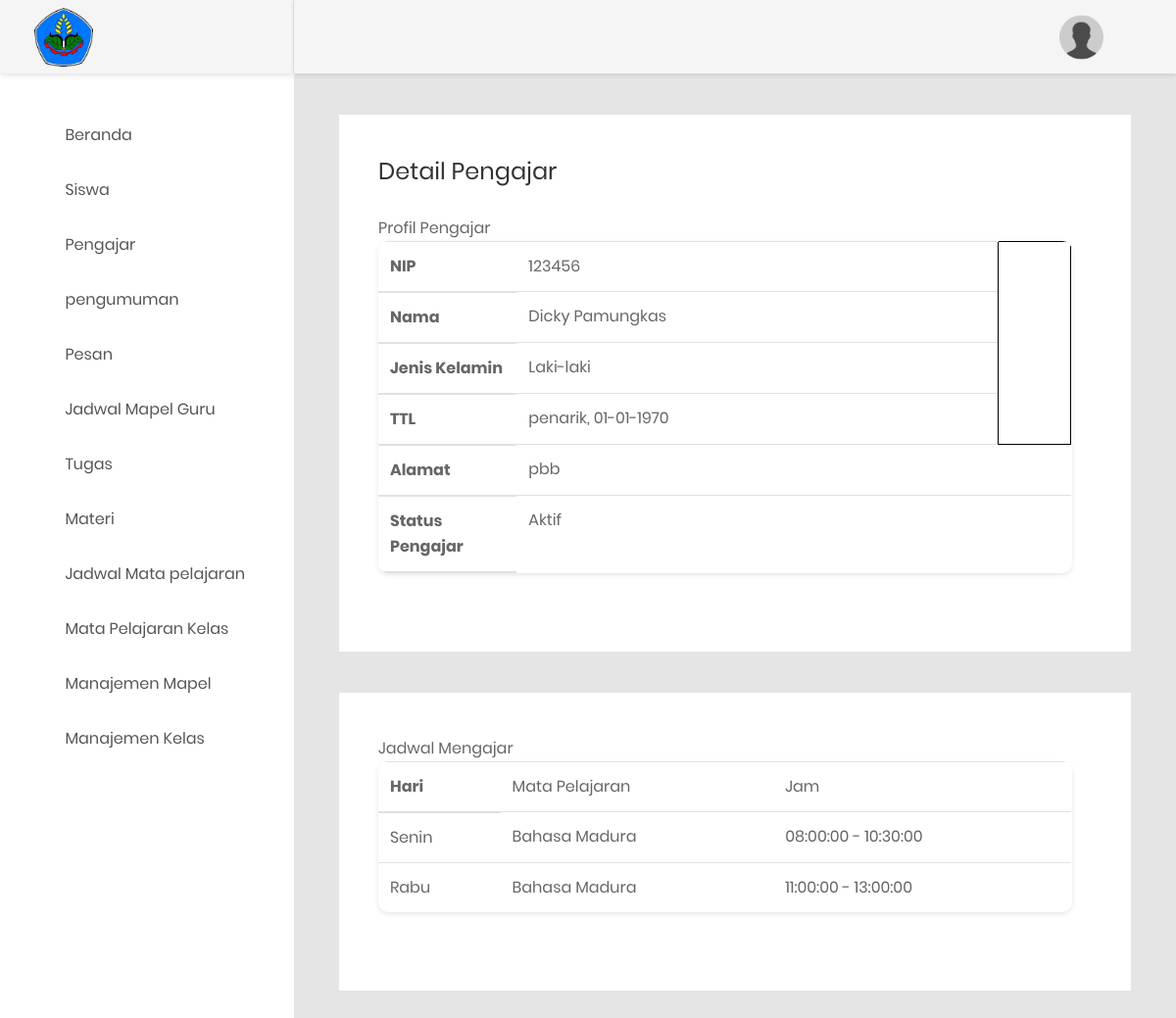
Screenshot of /e-learning/admin/detailFilterPengajar/2 with the database file from the repository.
### tables this page shows
CREATE TABLE `el_pengajar` (
  `id` int(11) NOT NULL,
  `nip` varchar(45) DEFAULT NULL,
  `nama` varchar(100) NOT NULL,
  `jenis_kelamin` varchar(9) NOT NULL,
  `tempat_lahir` varchar(45) NOT NULL,
  `tgl_lahir` date DEFAULT NULL,
  `alamat` varchar(255) NOT NULL,
  `foto` text DEFAULT NULL,
  `status_id` tinyint(1) NOT NULL COMMENT '0=pending, 1=aktif, 2=blok',
  `id_mapel` varchar(255) DEFAULT NULL
);

CREATE TABLE `el_mapel_ajar` (
  `id` int(11) NOT NULL,
  `hari_id` tinyint(1) NOT NULL COMMENT '1=senin,2=selasa,3=rabu,4=kamis,5=jum''at,6=sabtu,7=minggu',
  `jam_mulai` time NOT NULL,
  `jam_selesai` time NOT NULL,
  `pengajar_id` int(11) NOT NULL,
  `mapel_kelas_id` int(11) NOT NULL,
  `aktif` tinyint(1) NOT NULL DEFAULT 1 COMMENT '1 = aktif 0 = tidak'
);

CREATE TABLE `el_mapel` (
  `id` int(11) NOT NULL,
  `nama` varchar(255) NOT NULL,
  `info` text DEFAULT NULL,
  `aktif` tinyint(1) NOT NULL DEFAULT 1 COMMENT '1 = ya, 0 = tidak'
);

### e-learning/application/controllers/Admin.php (called while the page is built, shortened)
<?php
class admin extends CI_Controller {
	function __construct(){
		$this->load->model('Admin_model');
	}
    public function detailFilterPengajar($id)
    {
        $data['nama'] = $this->session->userdata('nama');
        $data['pengajar']=$this->siswa_model->view_where('el_pengajar',array('id'=>$id))->result();
        $data['jadwal']=$this->siswa_model->jadwalPengajar($id)->result();
        $this->load->view('part/header');
        $this->load->view('part/sidebaradmin',$data);
        $this->load->view('admin/detailFilterPengajar',$data);
        $this->load->view('part/footer');
    }
}
?>

### e-learning/index.php (called while the page is built, shortened)
<?php
require_once BASEPATH.'core/CodeIgniter.php';

### e-learning/application/models/Siswa_model.php (called while the page is built, shortened)
<?php
    class siswa_model extends CI_Model{
        public function view_where($table,$where)
        {
            return  $this->db->get_where($table,$where);
        }
        public function jadwalPengajar($id)
        {
            return $this->db->query('SELECT
            el_mapel_ajar.hari_id,
            el_mapel_ajar.jam_mulai,
            el_mapel_ajar.jam_selesai,
            el_mapel_ajar.pengajar_id,
            el_mapel_ajar.mapel_kelas_id,
            el_pengajar.nama,
            el_mapel_ajar.aktif,
            el_mapel.nama AS pelajaran,
            el_mapel_kelas.kelas_id
            FROM
            el_mapel_ajar
            JOIN el_pengajar ON el_mapel_ajar.pengajar_id = el_pengajar.id
            JOIN el_mapel_kelas ON el_mapel_ajar.mapel_kelas_id = el_mapel_kelas.id
            INNER JOIN el_mapel ON el_mapel_kelas.mapel_id = el_mapel.id
            WHERE el_mapel_ajar.pengajar_id = '.$id.'
            ORDER BY
            el_mapel_ajar.hari_id ASC
            ');
        }
    }
?>

### e-learning/application/views/admin/detailFilterPengajar.php (the view, shortened to what this page needs)
<div class="main-content">
    <div class="section__content section__content--p30">
        <div class="container-fluid">
            <div class="map-data m-b-40">
                <h3 class="title-3 m-b-30">Detail Pengajar</h3>
                <span class="span7">Profil Pengajar</span>
                <div class="mx-auto d-block">
                <div class="table-responsive table--no-card m-b-40">
                    <table class="table">
                    <?php foreach ($pengajar as $key) {?>
                        <thead>
                            <tr>
                                <th width="20%">NIP</th>
                                <td><?=$key->nip?></td>
                                <td rowspan="4" style="border: 1px solid black"></td>
                            </tr>
                            <tr>
                            	<th>Nama</th>
                                <td><?=$key->nama?></td>
                            </tr>
                            <tr>
                                <th>Jenis Kelamin</th>
                                <td><?=$key->jenis_kelamin?></td>
                            </tr>
                            <tr>
                                <th>TTL</th>
                                <td colspan="2"><?=$key->tempat_lahir?>, <?=date('d-m-Y',strtotime($key->tempat_lahir))?></td>
                            </tr>
                            <tr>
                                <th>Alamat</th>
                            	<td colspan="2"><?=$key->alamat?></td>
							</tr>
                            <tr>
                                <th>Status Pengajar</th>
                                <td colspan="2">
                                    <?php
                                   	if ($key->status_id==0) {
                                        echo "Pending";
                                    }elseif ($key->status_id==1) {
                                        echo "Aktif";
                                    }elseif ($key->status_id==2) {
                                        echo "Blok";
                                    }elseif ($key->status_id==3) {
                                        echo "Alumni";
                                    }elseif ($key->status_id==4) {
                                        echo "Deleted";
                                    } ?>
                                </td>
                            </tr>
                        </thead>
                        <?php }?>
                    </table>
                </div>
                </div>
            </div>
            <div class="map-data m-b-40">
            	<span class="span7">Jadwal Mengajar</span>
                    <div class="table-responsive table--no-card m-b-40">
                        <table class="table">
                            <thead>
                                <tr>
                                    <th>Hari</th>
                                    <td>Mata Pelajaran</td>
                                    <td>Jam</td>
                            	</tr>
                            	<?php foreach ($jadwal as $key) { ?>
                                <tr>
                                   	<td><?php
                                        if ($key->hari_id == 1) {
                                            echo "Senin";
                                        }elseif ($key->hari_id == 2) {
                                            echo "Selasa";
                                        }elseif ($key->hari_id == 3) {
                                            echo "Rabu";
                                        }elseif ($key->hari_id == 4) {
                                            echo "Kamis";
                                        }elseif ($key->hari_id == 5) {
                                            echo "Jumat";
                                        }?>
                                    </td>
                                    <td><?=$key->pelajaran?></td>
                                    <td><?=$key->jam_mulai?> - <?=$key->jam_selesai?></td>
                                </tr>
                                <?php }?>
                            </thead>
                        </table>
                    </div>
            </div>
        </div>
    </div>
</div>

### rows the page displays
el_pengajar: nip "123456", nama "Dicky Pamungkas", jenis_kelamin "Laki-laki", tempat_lahir "penarik", tempat_lahir "01-01-1970", alamat "pbb", status_id "Aktif"
el_mapel_ajar: hari_id "Senin", el_mapel.nama "Bahasa Madura", jam_mulai "08:00:00", jam_selesai "10:30:00"
el_mapel_ajar: hari_id "Rabu", el_mapel.nama "Bahasa Madura", jam_mulai "11:00:00", jam_selesai "13:00:00"
